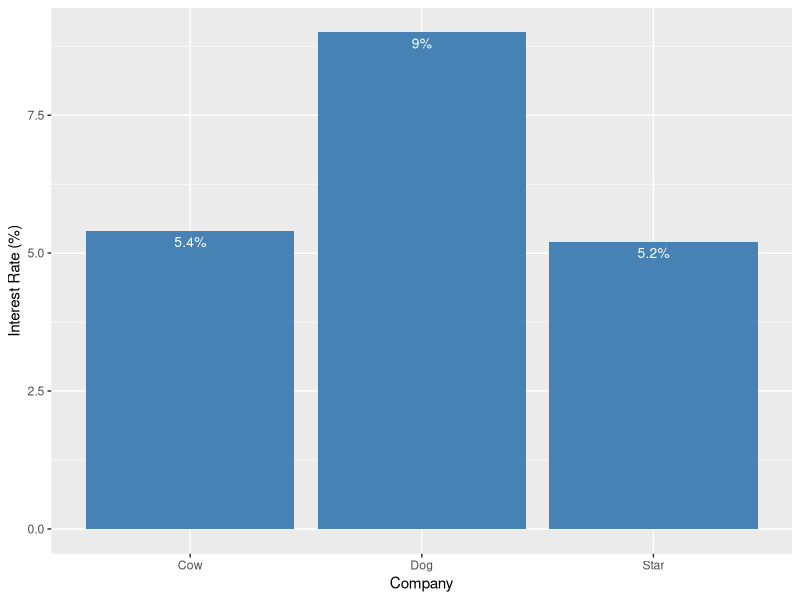

Generate this figure with R:
library(ggplot2)

df <- data.frame(company=c("Star", "Cow", "Dog"),
                 interest_rate=c(5.20, 5.40, 9.00))
head(df)

# Basic barplot
p<-ggplot(data=df, aes(x=company, y=interest_rate)) +
  geom_bar(stat="identity", fill="steelblue")+
  geom_text(aes(label = paste0(interest_rate, "%")), vjust=1.6, size=3.5, color="white")+
  labs(
    x = "Company",
    y = "Interest Rate (%)"
  )
p

minimal_risk_for_surcharge = function(r_free, prob_default, recovery_rate) {
  (1 + r_free) * (prob_default*(1-recovery_rate))/(1-prob_default*(1-recovery_rate))
}


data1 = data.frame(company=c("Star", "Cow", "Dog"),
                  prob_default=c(0.03,0.12,7.27),
                  r_premim=c(0.02,0.09,5.00),
                  agreedinterest=c(5.20,5.40,9.00),
                  r_min=c(0,0,0),
                  npv=c(0,0,0)
                  )

r_free = 0.049
recovery_rate = 0.3945
market_rate = 5/100

data1$r_min = mapply(minimal_risk_for_surcharge, r_free, data1$prob_default/100,recovery_rate)*100


print(paste0("Risk for Star ", minimal_risk_for_surcharge(r_free, 0.0003, recovery_rate)*100, "%"))
print(paste0("Risk for Cow ", minimal_risk_for_surcharge(r_free, 0.0012, recovery_rate)*100, "%"))
print(paste0("Risk for Dog ", minimal_risk_for_surcharge(r_free, 0.0727, recovery_rate)*100, "%"))

npv_computal = function(today_cashflow, agreedinterest, market_rate, risk_premium) {
  today_cashflow + (abs(today_cashflow) * (1+agreedinterest))/(1+market_rate+risk_premium)
}

data1$npv = mapply(
  npv_computal,
  today_cashflow = -1000000,
  agreedinterest = data1$agreedinterest / 100,
  market_rate = market_rate,
  risk_premium = data1$r_premim / 100
)

print(paste0("The company with highest NPV: ", data1$company[which.max(data1$npv)]))
